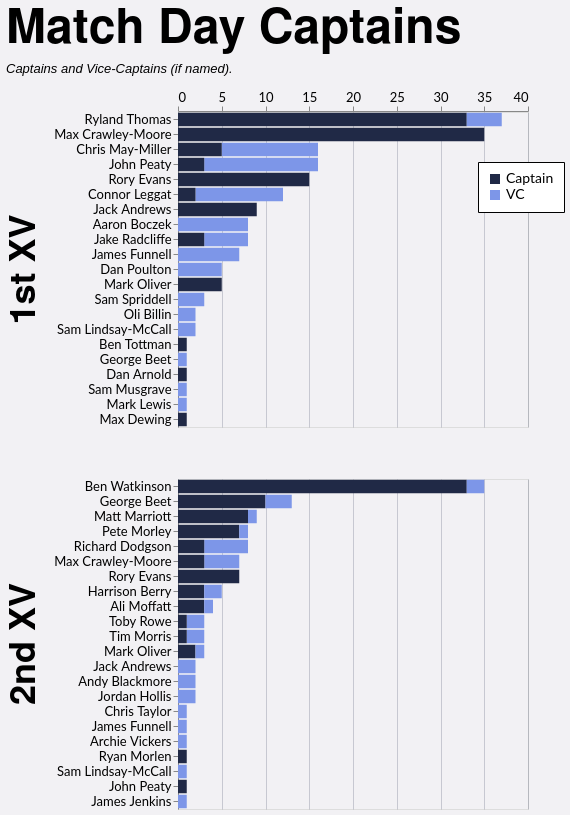

Describe this chart as a Vega-Lite specification.
### Vega-Lite specification from a JSON file in a GitHub repository (floating-point values rounded to 4 significant figures)
{"config": {"axis": {"labelFont": "Lato, sans-serif", "titleFont": "PT Sans Narrow, Helvetica Neue, Helvetica, Arial, sans-serif", "labelFontSize": 13, "titleFontSize": 24, "gridColor": "#202947", "gridOpacity": 0.2}, "header": {"labelFont": "PT Sans Narrow, Helvetica Neue, Helvetica, Arial, sans-serif", "titleFont": "PT Sans Narrow, Helvetica Neue, Helvetica, Arial, sans-serif", "labelFontSize": 24, "titleFontSize": 28, "labelFontWeight": "bold", "orient": "left"}, "legend": {"labelFont": "Lato, sans-serif", "titleFont": "PT Sans Narrow, Helvetica Neue, Helvetica, Arial, sans-serif", "labelFontSize": 14, "titleFontSize": 16, "titlePadding": 5, "fillColor": "white", "strokeColor": "black", "padding": 10, "titleFontWeight": "lighter", "titleFontStyle": "italic", "titleColor": "gray", "offset": 10}, "title": {"font": "PT Sans Narrow, Helvetica Neue, Helvetica, Arial, sans-serif", "fontSize": 48, "fontWeight": "bold", "anchor": "start", "align": "center", "titlePadding": 20, "subtitlePadding": 10, "subtitleFontSize": 13, "subtitleColor": "", "subtitleFontStyle": "italic", "offset": 15, "color": "black"}, "axisX": {"labelAngle": 0}, "facet": {"title": null, "header": null, "align": {"row": "each", "column": "each"}}, "resolve": {"scale": {"y": "independent", "facet": "independent"}}, "background": "#f2f1f4"}, "data": {"name": "data-307d7fa312093af1fb7dadd701b676e2"}, "mark": {"type": "bar"}, "encoding": {"color": {"field": "is_captain", "legend": {"labelExpr": "datum.value ? 'Captain' : 'VC'", "legendX": 300, "legendY": 50, "orient": "none", "title": null}, "scale": {"domain": [true, false], "range": ["#202946", "#7d96e8"]}, "type": "nominal"}, "order": {"field": "is_captain", "sort": "descending", "type": "nominal"}, "row": {"field": "squad", "header": {"labelExpr": "datum.value + ' XV'", "labelFontSize": 36, "title": null}, "spacing": 50, "title": null, "type": "nominal"}, "tooltip": [{"field": "player", "type": "nominal"}, {"field": "squad", "type": "nominal"}, {"aggregate": "sum", "field": "games", "type": "quantitative"}, {"field": "is_captain", "type": "nominal"}], "x": {"aggregate": "sum", "axis": {"orient": "top", "title": null}, "field": "games", "type": "quantitative"}, "y": {"field": "player", "sort": "-x", "title": null, "type": "nominal"}}, "height": {"step": 15}, "resolve": {"scale": {"y": "independent"}}, "title": {"text": "Match Day Captains", "subtitle": "Captains and Vice-Captains (if named)."}, "width": 350, "$schema": "https://vega.github.io/schema/vega-lite/v5.20.1.json", "datasets": {"data-307d7fa312093af1fb7dadd701b676e2": [{"player": "Ryland Thomas", "squad": "1st", "season": "2024/25", "game_type": "League", "is_captain": true, "games": 15}, {"player": "Max Crawley-Moore", "squad": "1st", "season": "2022/23", "game_type": "League", "is_captain": true, "games": 15}, {"player": "Ryland Thomas", "squad": "1st", "season": "2023/24", "game_type": "League", "is_captain": true, "games": 13}, {"player": "Rory Evans", "squad": "1st", "season": "2025/26", "game_type": "League", "is_captain": true, "games": 11}, {"player": "Chris May-Miller", "squad": "1st", "season": "2024/25", "game_type": "League", "is_captain": false, "games": 9}, {"player": "Ben Watkinson", "squad": "2nd", "season": "2023/24", "game_type": "League", "is_captain": true, "games": 9}, {"player": "Ben Watkinson", "squad": "2nd", "season": "2021/22", "game_type": "League", "is_captain": true, "games": 9}, {"player": "Connor Leggat", "squad": "1st", "season": "2023/24", "game_type": "League", "is_captain": false, "games": 9}, {"player": "Ben Watkinson", "squad": "2nd", "season": "2022/23", "game_type": "League", "is_captain": true, "games": 9}, {"player": "Max Crawley-Moore", "squad": "1st", "season": "2021/22", "game_type": "League", "is_captain": true, "games": 8}, {"player": "Jack Andrews", "squad": "1st", "season": "2021/22", "game_type": "Friendly", "is_captain": true, "games": 6}, {"player": "George Beet", "squad": "2nd", "season": "2025/26", "game_type": "League", "is_captain": true, "games": 6}, {"player": "Matt Marriott", "squad": "2nd", "season": "2016/17", "game_type": "League", "is_captain": true, "games": 5}, {"player": "Dan Poulton", "squad": "1st", "season": "2023/24", "game_type": "League", "is_captain": false, "games": 5}, {"player": "Chris May-Miller", "squad": "1st", "season": "2024/25", "game_type": "League", "is_captain": true, "games": 5}, {"player": "Max Crawley-Moore", "squad": "1st", "season": "2023/24", "game_type": "League", "is_captain": true, "games": 5}, {"player": "Aaron Boczek", "squad": "1st", "season": "2025/26", "game_type": "League", "is_captain": false, "games": 4}, {"player": "John Peaty", "squad": "1st", "season": "2022/23", "game_type": "League", "is_captain": false, "games": 4}, {"player": "James Funnell", "squad": "1st", "season": "2021/22", "game_type": "Friendly", "is_captain": false, "games": 4}, {"player": "John Peaty", "squad": "1st", "season": "2021/22", "game_type": "League", "is_captain": false, "games": 4}, {"player": "Pete Morley", "squad": "2nd", "season": "2024/25", "game_type": "League", "is_captain": true, "games": 4}, {"player": "Max Crawley-Moore", "squad": "2nd", "season": "2023/24", "game_type": "League", "is_captain": false, "games": 4}, {"player": "Harrison Berry", "squad": "2nd", "season": "2025/26", "game_type": "League", "is_captain": true, "games": 3}, {"player": "Ben Watkinson", "squad": "2nd", "season": "2021/22", "game_type": "Friendly", "is_captain": true, "games": 3}, {"player": "Max Crawley-Moore", "squad": "1st", "season": "2022/23", "game_type": "Cup", "is_captain": true, "games": 3}, {"player": "Jake Radcliffe", "squad": "1st", "season": "2025/26", "game_type": "League", "is_captain": false, "games": 3}, {"player": "John Peaty", "squad": "1st", "season": "2024/25", "game_type": "League", "is_captain": false, "games": 3}, {"player": "Pete Morley", "squad": "2nd", "season": "2024/25", "game_type": "Friendly", "is_captain": true, "games": 3}, {"player": "Matt Marriott", "squad": "2nd", "season": "2017/18", "game_type": "League", "is_captain": true, "games": 3}, {"player": "Ryland Thomas", "squad": "1st", "season": "2023/24", "game_type": "League", "is_captain": false, "games": 3}, {"player": "Sam Spriddell", "squad": "1st", "season": "2024/25", "game_type": "League", "is_captain": false, "games": 3}, {"player": "Jake Radcliffe", "squad": "1st", "season": "2025/26", "game_type": "League", "is_captain": true, "games": 3}, {"player": "Rory Evans", "squad": "1st", "season": "2025/26", "game_type": "Cup", "is_captain": true, "games": 3}, {"player": "Ryland Thomas", "squad": "1st", "season": "2023/24", "game_type": "Cup", "is_captain": true, "games": 3}, {"player": "Richard Dodgson", "squad": "2nd", "season": "2022/23", "game_type": "League", "is_captain": false, "games": 3}, {"player": "Mark Oliver", "squad": "1st", "season": "2019/20", "game_type": "League", "is_captain": true, "games": 3}, {"player": "Jack Andrews", "squad": "1st", "season": "2021/22", "game_type": "League", "is_captain": true, "games": 3}, {"player": "Rory Evans", "squad": "2nd", "season": "2024/25", "game_type": "League", "is_captain": true, "games": 3}, {"player": "Rory Evans", "squad": "2nd", "season": "2024/25", "game_type": "Friendly", "is_captain": true, "games": 3}, {"player": "Max Crawley-Moore", "squad": "2nd", "season": "2024/25", "game_type": "League", "is_captain": true, "games": 2}, {"player": "Toby Rowe", "squad": "2nd", "season": "2021/22", "game_type": "League", "is_captain": false, "games": 2}, {"player": "Chris May-Miller", "squad": "1st", "season": "2024/25", "game_type": "Cup", "is_captain": false, "games": 2}, {"player": "George Beet", "squad": "2nd", "season": "2025/26", "game_type": "Cup", "is_captain": true, "games": 2}, {"player": "Max Crawley-Moore", "squad": "1st", "season": "2021/22", "game_type": "Cup", "is_captain": true, "games": 2}, {"player": "Ben Watkinson", "squad": "2nd", "season": "2022/23", "game_type": "Friendly", "is_captain": true, "games": 2}, {"player": "Jack Andrews", "squad": "2nd", "season": "2023/24", "game_type": "League", "is_captain": false, "games": 2}, {"player": "Ryland Thomas", "squad": "1st", "season": "2024/25", "game_type": "Cup", "is_captain": true, "games": 2}, {"player": "Ali Moffatt", "squad": "2nd", "season": "2021/22", "game_type": "League", "is_captain": true, "games": 2}, {"player": "Jake Radcliffe", "squad": "1st", "season": "2025/26", "game_type": "Cup", "is_captain": false, "games": 2}, {"player": "Tim Morris", "squad": "2nd", "season": "2023/24", "game_type": "League", "is_captain": false, "games": 2}, {"player": "Harrison Berry", "squad": "2nd", "season": "2025/26", "game_type": "League", "is_captain": false, "games": 2}, {"player": "James Funnell", "squad": "1st", "season": "2021/22", "game_type": "League", "is_captain": false, "games": 2}, {"player": "George Beet", "squad": "2nd", "season": "2024/25", "game_type": "League", "is_captain": true, "games": 2}, {"player": "Andy Blackmore", "squad": "2nd", "season": "2021/22", "game_type": "League", "is_captain": false, "games": 2}, {"player": "Richard Dodgson", "squad": "2nd", "season": "2021/22", "game_type": "League", "is_captain": false, "games": 2}, {"player": "Ben Tottman", "squad": "1st", "season": "2024/25", "game_type": "League", "is_captain": true, "games": 1}, {"player": "Oli Billin", "squad": "1st", "season": "2023/24", "game_type": "Cup", "is_captain": false, "games": 1}, {"player": "James Funnell", "squad": "1st", "season": "2025/26", "game_type": "Friendly", "is_captain": false, "games": 1}, {"player": "Chris Taylor", "squad": "2nd", "season": "2021/22", "game_type": "Friendly", "is_captain": false, "games": 1}, {"player": "George Beet", "squad": "2nd", "season": "2024/25", "game_type": "League", "is_captain": false, "games": 1}, {"player": "Ben Watkinson", "squad": "2nd", "season": "2023/24", "game_type": "Friendly", "is_captain": true, "games": 1}, {"player": "James Funnell", "squad": "2nd", "season": "2023/24", "game_type": "League", "is_captain": false, "games": 1}, {"player": "George Beet", "squad": "1st", "season": "2025/26", "game_type": "Friendly", "is_captain": false, "games": 1}, {"player": "Ali Moffatt", "squad": "2nd", "season": "2021/22", "game_type": "Cup", "is_captain": true, "games": 1}, {"player": "Dan Arnold", "squad": "1st", "season": "2019/20", "game_type": "League", "is_captain": true, "games": 1}, {"player": "Max Crawley-Moore", "squad": "1st", "season": "2021/22", "game_type": "Friendly", "is_captain": true, "games": 1}, {"player": "Connor Leggat", "squad": "1st", "season": "2023/24", "game_type": "League", "is_captain": true, "games": 1}, {"player": "Mark Oliver", "squad": "2nd", "season": "2023/24", "game_type": "League", "is_captain": true, "games": 1}, {"player": "Ben Watkinson", "squad": "2nd", "season": "2021/22", "game_type": "Cup", "is_captain": false, "games": 1}, {"player": "Ben Watkinson", "squad": "2nd", "season": "2022/23", "game_type": "League", "is_captain": false, "games": 1}, {"player": "John Peaty", "squad": "1st", "season": "2024/25", "game_type": "League", "is_captain": true, "games": 1}, {"player": "Oli Billin", "squad": "1st", "season": "2023/24", "game_type": "Friendly", "is_captain": false, "games": 1}, {"player": "George Beet", "squad": "2nd", "season": "2021/22", "game_type": "League", "is_captain": false, "games": 1}, {"player": "Rory Evans", "squad": "2nd", "season": "2024/25", "game_type": "Cup", "is_captain": true, "games": 1}, {"player": "Aaron Boczek", "squad": "1st", "season": "2023/24", "game_type": "Cup", "is_captain": false, "games": 1}, {"player": "Aaron Boczek", "squad": "1st", "season": "2022/23", "game_type": "League", "is_captain": false, "games": 1}, {"player": "John Peaty", "squad": "1st", "season": "2022/23", "game_type": "League", "is_captain": true, "games": 1}, {"player": "Sam Lindsay-McCall", "squad": "1st", "season": "2021/22", "game_type": "Friendly", "is_captain": false, "games": 1}, {"player": "Max Crawley-Moore", "squad": "1st", "season": "2023/24", "game_type": "Friendly", "is_captain": true, "games": 1}, {"player": "Sam Musgrave", "squad": "1st", "season": "2023/24", "game_type": "League", "is_captain": false, "games": 1}, {"player": "Richard Dodgson", "squad": "2nd", "season": "2022/23", "game_type": "Cup", "is_captain": true, "games": 1}, {"player": "Tim Morris", "squad": "2nd", "season": "2024/25", "game_type": "League", "is_captain": true, "games": 1}, {"player": "Archie Vickers", "squad": "2nd", "season": "2023/24", "game_type": "Friendly", "is_captain": false, "games": 1}, {"player": "John Peaty", "squad": "1st", "season": "2021/22", "game_type": "Cup", "is_captain": false, "games": 1}, {"player": "Aaron Boczek", "squad": "1st", "season": "2023/24", "game_type": "League", "is_captain": false, "games": 1}, {"player": "Aaron Boczek", "squad": "1st", "season": "2025/26", "game_type": "Cup", "is_captain": false, "games": 1}, {"player": "Mark Lewis", "squad": "1st", "season": "2025/26", "game_type": "League", "is_captain": false, "games": 1}, {"player": "Mark Oliver", "squad": "2nd", "season": "2023/24", "game_type": "Friendly", "is_captain": true, "games": 1}, {"player": "Toby Rowe", "squad": "2nd", "season": "2021/22", "game_type": "Cup", "is_captain": true, "games": 1}, {"player": "Ali Moffatt", "squad": "2nd", "season": "2021/22", "game_type": "League", "is_captain": false, "games": 1}, {"player": "Connor Leggat", "squad": "1st", "season": "2025/26", "game_type": "League", "is_captain": false, "games": 1}, {"player": "Ryan Morlen", "squad": "2nd", "season": "2023/24", "game_type": "League", "is_captain": true, "games": 1}, {"player": "Max Crawley-Moore", "squad": "2nd", "season": "2023/24", "game_type": "League", "is_captain": true, "games": 1}, {"player": "Rory Evans", "squad": "1st", "season": "2025/26", "game_type": "Friendly", "is_captain": true, "games": 1}, {"player": "George Beet", "squad": "2nd", "season": "2024/25", "game_type": "Friendly", "is_captain": false, "games": 1}, {"player": "Richard Dodgson", "squad": "2nd", "season": "2021/22", "game_type": "League", "is_captain": true, "games": 1}, {"player": "Mark Oliver", "squad": "1st", "season": "2016/17", "game_type": "League", "is_captain": true, "games": 1}, {"player": "Pete Morley", "squad": "2nd", "season": "2021/22", "game_type": "League", "is_captain": false, "games": 1}, {"player": "Mark Oliver", "squad": "2nd", "season": "2023/24", "game_type": "League", "is_captain": false, "games": 1}, {"player": "Sam Lindsay-McCall", "squad": "2nd", "season": "2024/25", "game_type": "Friendly", "is_captain": false, "games": 1}, {"player": "Matt Marriott", "squad": "2nd", "season": "2021/22", "game_type": "League", "is_captain": false, "games": 1}, {"player": "Connor Leggat", "squad": "1st", "season": "2023/24", "game_type": "Friendly", "is_captain": true, "games": 1}, {"player": "Mark Oliver", "squad": "1st", "season": "2023/24", "game_type": "Cup", "is_captain": true, "games": 1}, {"player": "John Peaty", "squad": "2nd", "season": "2024/25", "game_type": "League", "is_captain": true, "games": 1}, {"player": "John Peaty", "squad": "1st", "season": "2023/24", "game_type": "League", "is_captain": true, "games": 1}, {"player": "John Peaty", "squad": "1st", "season": "2021/22", "game_type": "Friendly", "is_captain": false, "games": 1}, {"player": "Sam Lindsay-McCall", "squad": "1st", "season": "2023/24", "game_type": "Friendly", "is_captain": false, "games": 1}, {"player": "Ryland Thomas", "squad": "1st", "season": "2023/24", "game_type": "Cup", "is_captain": false, "games": 1}, {"player": "Richard Dodgson", "squad": "2nd", "season": "2022/23", "game_type": "League", "is_captain": true, "games": 1}, {"player": "Jordan Hollis", "squad": "2nd", "season": "2021/22", "game_type": "League", "is_captain": false, "games": 1}, {"player": "Jordan Hollis", "squad": "2nd", "season": "2021/22", "game_type": "Friendly", "is_captain": false, "games": 1}, {"player": "Max Dewing", "squad": "1st", "season": "2018/19", "game_type": "League", "is_captain": true, "games": 1}, {"player": "James Jenkins", "squad": "2nd", "season": "2022/23", "game_type": "Friendly", "is_captain": false, "games": 1}]}}
